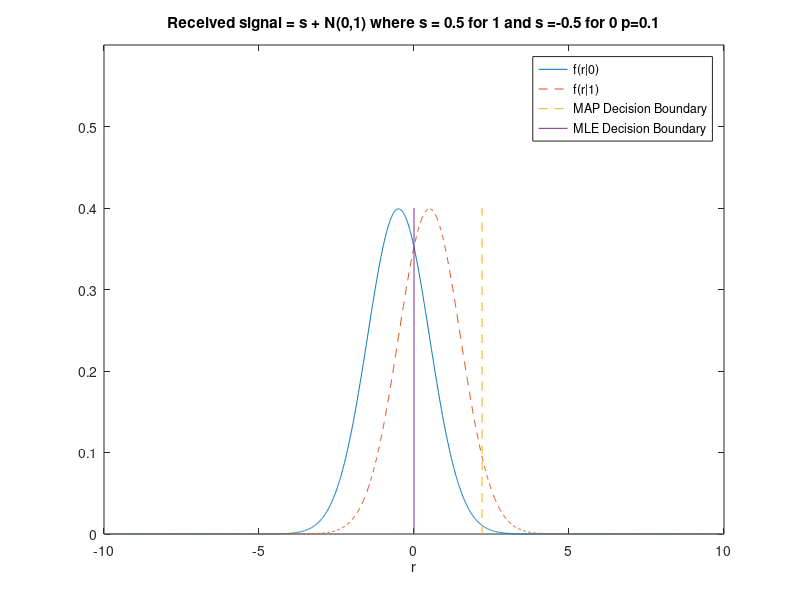
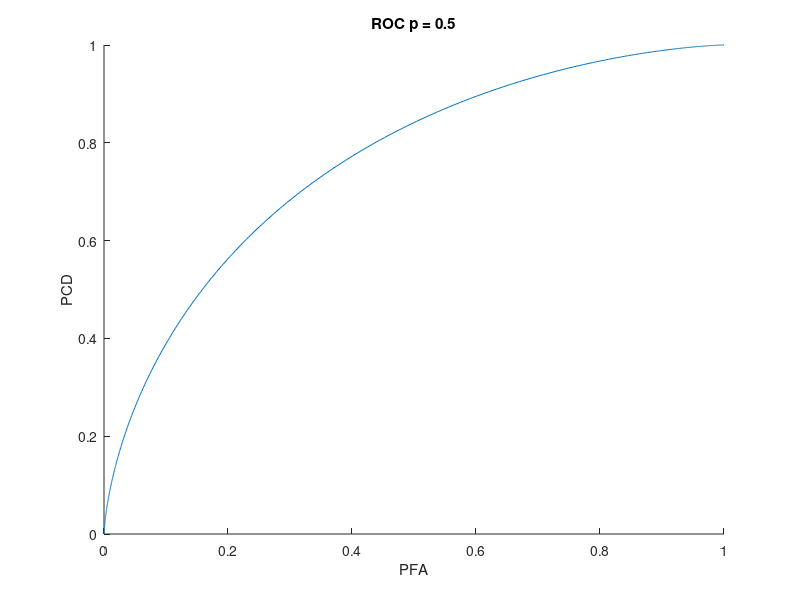

Write MATLAB code to recreate these figures, in order.
x = -10:.01:10;
a = 0.5;
p = 0.1;
f_x_given_0   =  normpdf(x,-a,1);
cdf_x_given_0 =  normcdf(x,-a,1);%probability of correct detection
f_x_given_1   =  normpdf(x,a,1);
cdf_x_given_1 =  normcdf(x,a,1);%probability of false alarm
MAPDecisionBoundary = (1/(2*a))*log((1-p)/p); 
MLEDecisionBoundary = 0;

figure;
plot(x,f_x_given_0,'DisplayName','f(r|0)');
title(strcat('Received signal = s + N(0,1) where s = 0.5 for 1 and s =-0.5 for 0 p=',num2str(p)));
xlabel('r');
hold on;
plot(x,f_x_given_1,'--','DisplayName','f(r|1)');

verticalLineY = 0:0.1:0.4;
verticalLineX = MAPDecisionBoundary*ones(1,length(verticalLineY));
plot(verticalLineX,verticalLineY,'--','DisplayName','MAP Decision Boundary');
verticalLineX = MLEDecisionBoundary*ones(1,length(verticalLineY));
plot(verticalLineX,verticalLineY,'DisplayName','MLE Decision Boundary');
ylim([0,0.6]);
legend('show');
figure;
hold on;
plot(cdf_x_given_1,cdf_x_given_0);
hold on;
xlabel('PFA');
ylabel('PCD');
title('ROC p = 0.5');

